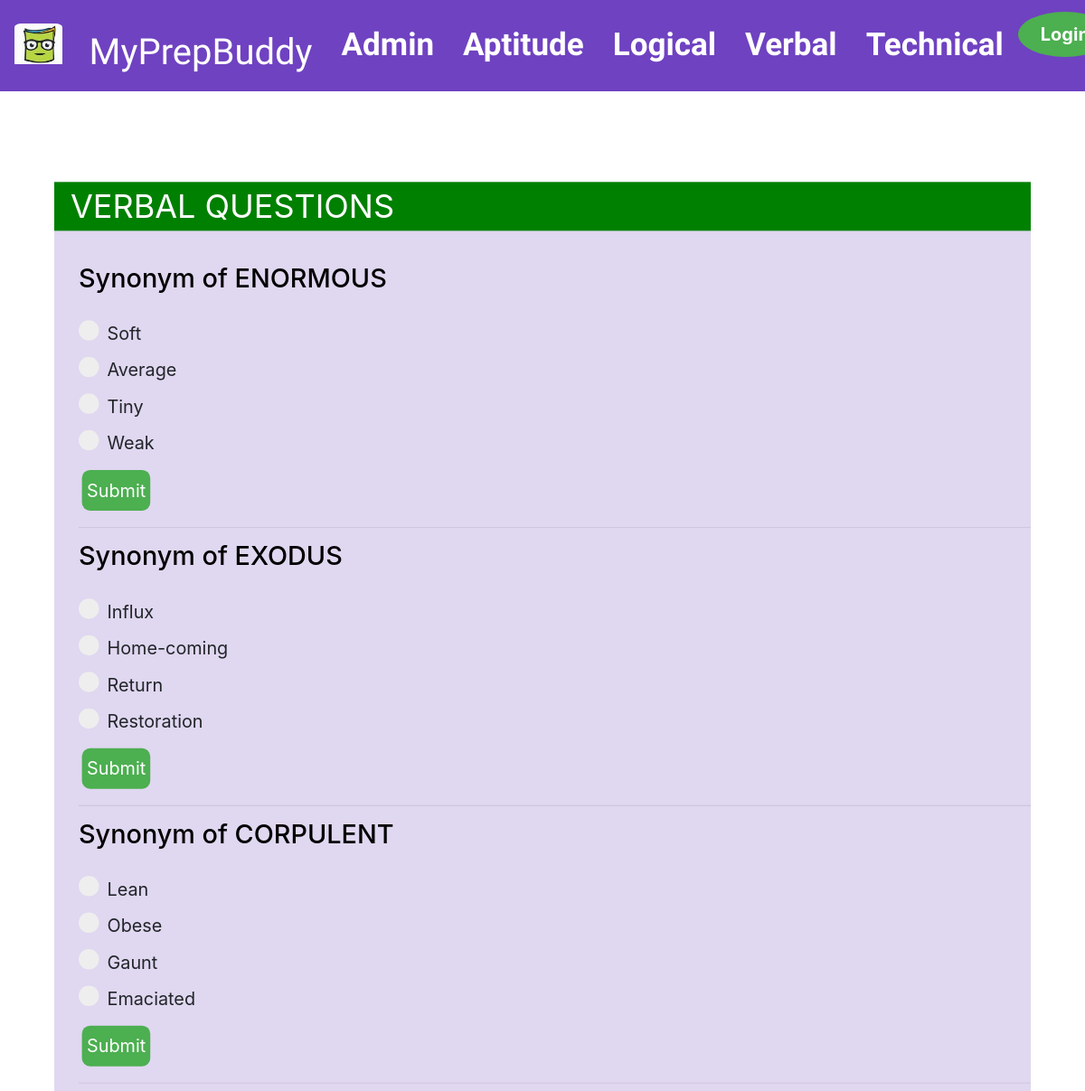
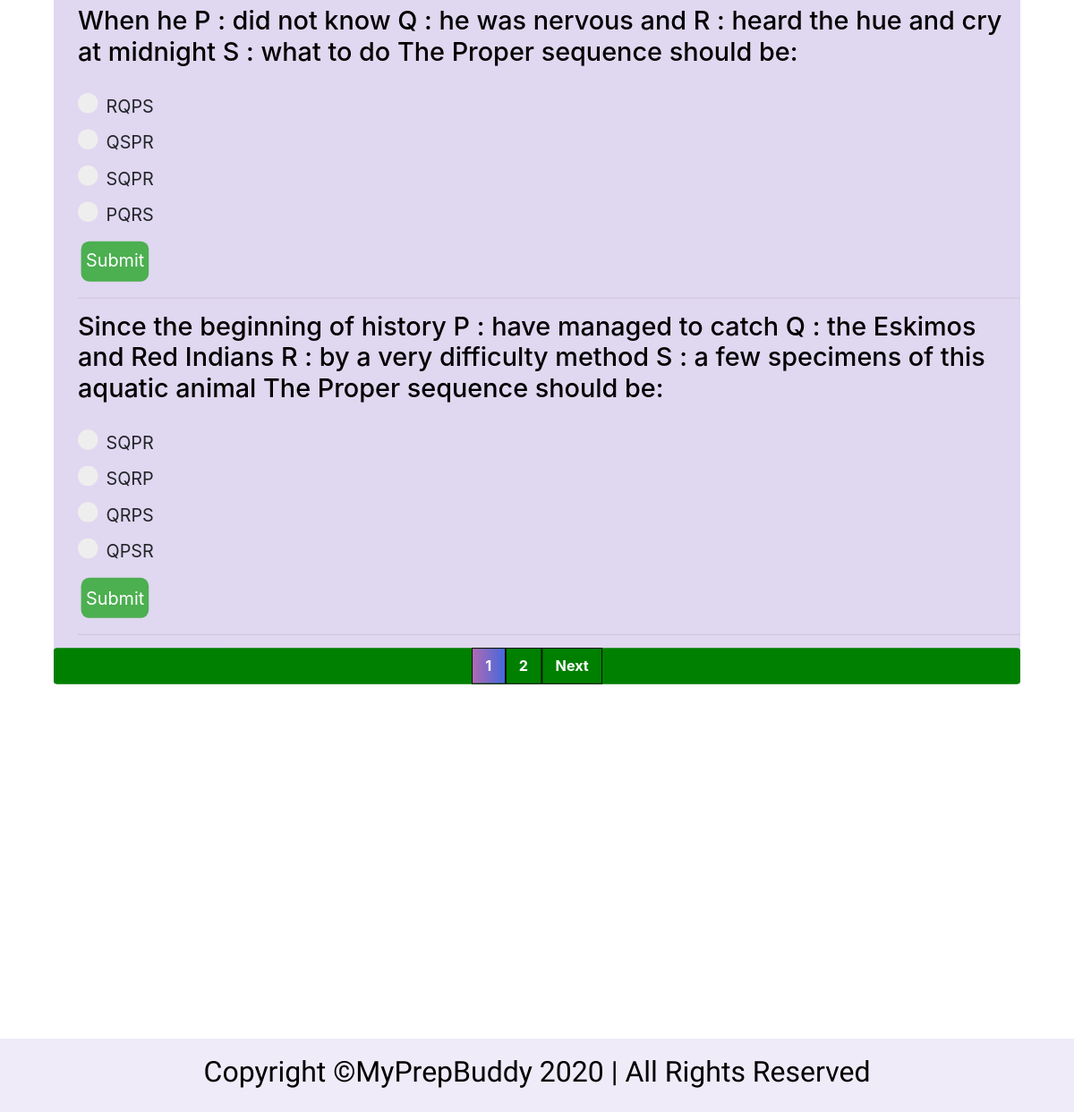
The app's page /verbal_query.php with its own data (2 pictures, top to bottom).
### tables this page shows
CREATE TABLE `verbal_table` (
  `V_id` varchar(4) NOT NULL,
  `Question` varchar(5000) NOT NULL,
  `Option_1` varchar(1500) NOT NULL,
  `Option_2` varchar(1500) NOT NULL,
  `Option_3` varchar(1500) NOT NULL,
  `Option_4` varchar(1500) NOT NULL,
  `Answer` varchar(1500) NOT NULL
);

### verbal_query.php (the view, shortened to what this page needs)
<html>
<head>
  <link rel="stylesheet" href="css/style.css" type="text/css"/>
  <link rel="stylesheet" href="css/pagination.css">
  <link rel="stylesheet" href="css/query_style.css">
</head>
<body>
   <?php include_once("./navbar/navbar.php"); ?>
 <div style='transform: scale(0.90); position: relative; top: 2px; background-color: rgba(177,156,217,0.4)'>
               <p style="background-color:green;color: white;padding-left: 20px">VERBAL QUESTIONS</p><br>
                  <?php
                     $per_page_record = 5;
                if (isset($_GET["page"])) {
                    $page  = $_GET["page"];
                }
                else {
                  $page=1;
                }
                $start_from = ($page-1) * $per_page_record;
                    $db = new Database();
                   $con = $db->connect();
            $result = $con->query("Select * from verbal_table LIMIT $start_from, $per_page_record") or die($con->error);
              if($result->num_rows > 0){
              while ($row = $result->fetch_assoc()) {
                  ?>
                    <div style="padding-left: 30px">
                      <h2><?php
                      $allowTypes = array('jpg','png','jpeg','gif','pdf');
                      $targetFilePath = "images/ImgQuestions/". $row["Question"];
                      $fileType = pathinfo($targetFilePath,PATHINFO_EXTENSION);
                      if(in_array($fileType, $allowTypes)){
                        echo "<img style='max-width:80%;height:auto;object-fit:contain;' src='images/ImgQuestions/".$row["Question"]."'>";
                      }else{
                       echo $row["Question"];} ?></h2><br>
                      <form>
                        <label class="quecontainer"><?php echo $row["Option_1"] ?>
                            <input type="radio" name="choice" value="<?php echo $row['Option_1'] ?>"/><br/>
                            <span class="checkmark"></span>
                        </label>
                        <label class="quecontainer"><?php echo $row["Option_2"] ?>
                            <input type="radio" name="choice" value="<?php echo $row['Option_2'] ?>"/><br/>
                            <span class="checkmark"></span>
                        </label>
                        <label class="quecontainer"><?php echo $row["Option_3"] ?>
                            <input type="radio" name="choice" value="<?php echo $row['Option_3'] ?>"><br/>
                            <span class="checkmark"></span>
                        </label>
                        <label class="quecontainer"><?php echo $row["Option_4"] ?>
                            <input type="radio" name="choice" value="<?php echo $row['Option_4'] ?>"> <br/>
                            <span class="checkmark"></span>
                        </label>
                        <button class="submitBtn" type="button" onclick="validate(choice.value,'<?php echo $row["Answer"]; ?>','<?php echo $row["V_id"] ?>')">Submit</button>
                      </form>
                  </div>
                  <?php
                      }
                    }
                  ?>
              <div class="pagination">
          <?php
            $query = "SELECT COUNT(*) FROM verbal_table";
            $rs_result = mysqli_query($con, $query);
            $row = mysqli_fetch_row($rs_result);
            $total_records = $row[0];
            $total_pages = ceil($total_records / $per_page_record);
            $pagLink = "";
            for ($i=1; $i<=$total_pages; $i++) {
              if ($i == $page) {
                  $pagLink .= "<a class=active href='verbal_query.php?page="
                                                    .$i."'>".$i." </a>";
              }
              else  {
                  $pagLink .= "<a href='verbal_query.php?page=".$i."'>
                                                    ".$i." </a>";
              }
            };
            echo $pagLink;
            if($page<$total_pages){
                echo "<a href='verbal_query.php?page=".($page+1)."'>  Next </a>";
            }
            ?>
         </div>
           </div>
<?php include_once("./navbar/footer.php"); ?>
</body>
</html>

### css/style.css (style rules this page uses)
html { overflow-y: scroll; }
html, body { background-color: white; }
body,h1, h2, h3, h4, h5, .body .h1, .h2, .h3, .h4, .h5 { color:black; font-family: "Mulish", -apple-system, BlinkMacSystemFont, "Segoe UI", Roboto, "Helvetica Neue", Arial, "Noto Sans", sans-serif, "Apple Color Emoji", "Segoe UI Emoji", "Segoe UI Symbol", "Noto Color Emoji"; }
html, body { height: 100%; min-height: 100vh; position: relative; }
* { box-sizing:border-box }
.active, .dot:hover { background: #4568DC; background: -webkit-linear-gradient(to right, #B06AB3, #4568DC); background: linear-gradient(to right, #B06AB3, #4568DC); }

### css/pagination.css (style rules this page uses)
input, button { height: 34px; text-align: center; }
.pagination { display: flex; align-items: center; justify-content: center; background-color: green; }
.pagination a { font-weight:bold; font-size:18px; color: black; float: left; padding: 8px 16px; text-decoration: none; border:1px solid black; color: white; }

### css/query_style.css (style rules this page uses)
p { font-size: 40px; }
.submitBtn { background-color: #4CAF50; height: 50px; border: none; color: white; text-align: center; display: inline-block; font-size: 22px; margin: 4px; cursor: pointer; border-radius: 10px; }
.quecontainer { display: block; position: relative; padding-left: 35px; margin-bottom: 12px; cursor: pointer; font-size: 22px; -webkit-user-select: none; -moz-user-select: none; -ms-user-select: none; user-select: none; }
.checkmark { position: absolute; top: 0; left: 0; height: 25px; width: 25px; background-color: #eee; border-radius: 50%; }
.checkmark:after { content: ""; position: absolute; display: none; }
.quecontainer .checkmark:after { top: 9px; left: 9px; width: 8px; height: 8px; border-radius: 50%; background: white; }

### records on screen
verbal_table: Question "Synonym of ENORMOUS", Option_1 "Soft", Option_2 "Average", Option_3 "Tiny", Option_4 "Weak"
verbal_table: Question "Synonym of EXODUS", Option_1 "Influx", Option_2 "Home-coming", Option_3 "Return", Option_4 "Restoration"
verbal_table: Question "Synonym of CORPULENT", Option_1 "Lean", Option_2 "Obese", Option_3 "Gaunt", Option_4 "Emaciated"
verbal_table: Question "When he P : did not know Q : he was nervous and R : heard the hue and cry at midnight S : what to do The Proper sequence should be:", Option_1 "RQPS", Option_2 "QSPR", Option_3 "SQPR", Option_4 "PQRS"
verbal_table: Question "Since the beginning of history P : have managed to catch Q : the Eskimos and Red Indians R : by a very difficulty method S : a few specimens of this aquatic animal The Proper sequence should be:", Option_1 "SQPR", Option_2 "SQRP", Option_3 "QRPS", Option_4 "QPSR"
